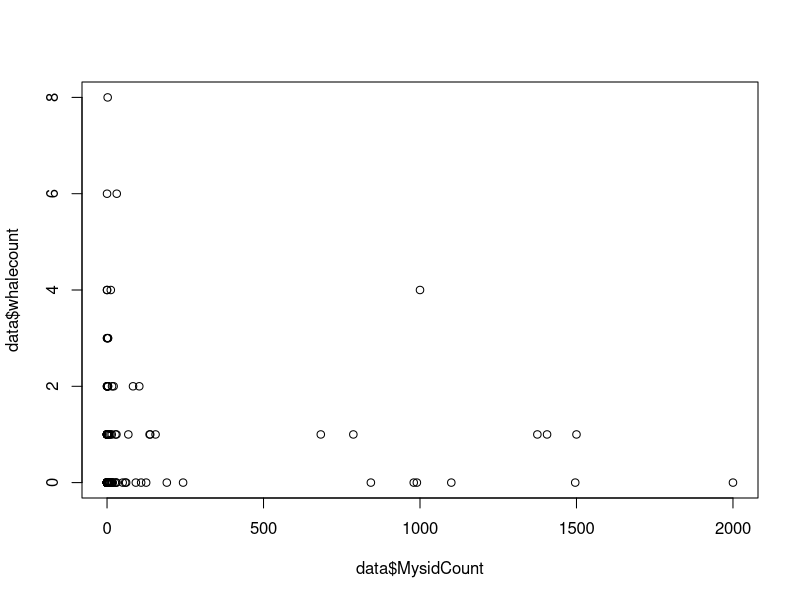
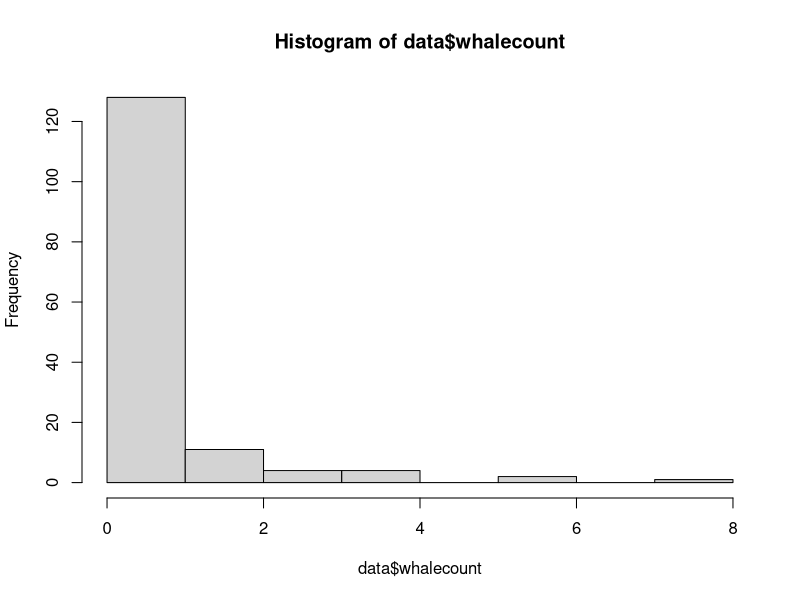
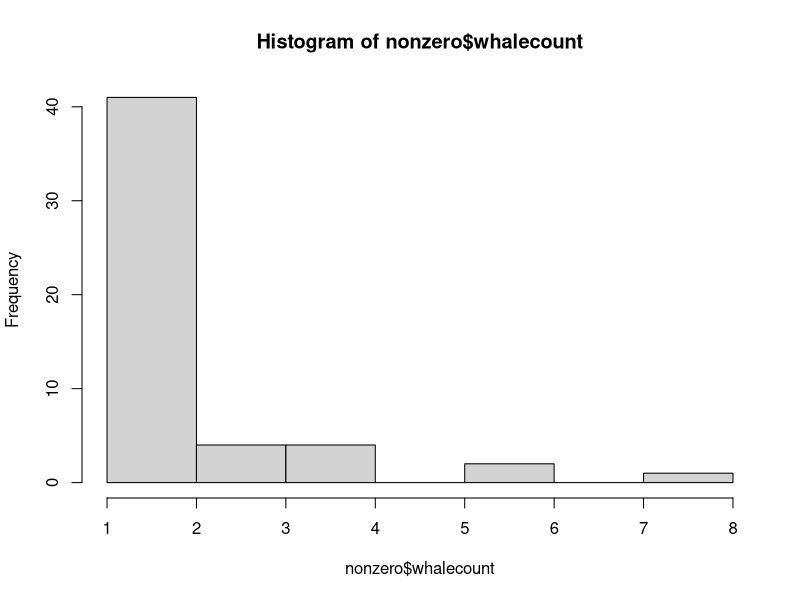

These figures' R source, in order: (Note: this script raises an error after producing the figures.)
## ---- chunk 1

## ---- chunk 2
# Read in Data
data <- read.csv("Er prey analysis for R fixed whale presence.csv")

# Visualize the relationship
plot(data$MysidCount, data$whalecount)
## ---- chunk 3
hist(data$whalecount)
## ---- chunk 4
# pull out non-zero counts
nonzero <- data[which(data$whalecount > 0),]

# look at them
hist(nonzero$whalecount)
mean(nonzero$whalecount)
## ---- chunk 5
library(VGAM)

# construct zero-truncated Poisson model with mysid count
m1 <- vglm(whalecount ~ MysidCount, data = nonzero, family = "pospoisson")

# check for overdispersion
pchisq(sum(residuals(m1,type = "pearson")^2),nrow(nonzero)-2,lower.tail = FALSE)
# p = 0.000005, overdispersed

# fit with ZT neg binom instead
m2 <- vglm(whalecount ~ MysidCount, data = nonzero, family = posnegbinomial)
summary(m2)
## ---- chunk 6
library(pscl)

m.hurdle <- hurdle(whalecount ~ MysidCount|MysidCount, data = data, dist = "negbin")
summary(m.hurdle)
## ---- chunk 7
